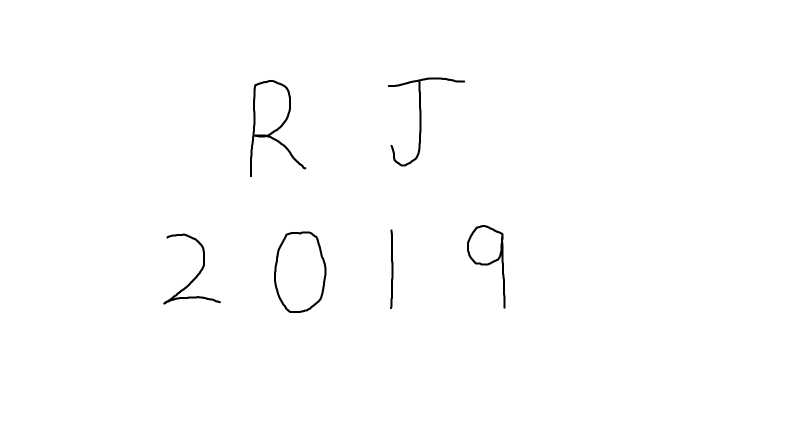
#> input picture Input/raj.png, 1577 x 888 px, found by its file name (shown at 1/2 size)
$ jupyter execute Spectral_Clustering.ipynb
#> lines starting #> are read from the running program, lines starting #| are printed output that depends on the picture; after the words box and inside, x2 and y2 are one past the last pixel; in counts of white or black regions, pixels touching at a corner belong together
[cell 1]
import numpy as np
import cv2
import matplotlib.pyplot as plt
from sklearn.metrics import pairwise_distances
from google.colab.patches import cv2_imshow
from sklearn.cluster import SpectralClustering, KMeans

[cell 2]
originalImage = cv2.imread('raj.png')
#> originalImage is the input picture: shape (888, 1577, 3); min 0, max 255, mean 253.4
grayImage = cv2.cvtColor(originalImage, cv2.COLOR_BGR2GRAY)
(thresh, blackAndWhiteImage) = cv2.threshold(grayImage, 127, 255, cv2.THRESH_BINARY)
#> blackAndWhiteImage: shape (888, 1577); 99.4% white; 6 black regions, box (x1, y1, x2, y2) and area: (500, 160, 613, 354) 2075, (548, 463, 653, 626) 1786, (776, 155, 930, 333) 1607, (934, 450, 1011, 617) 1474, (327, 467, 442, 609) 1384, (780, 459, 787, 618) 640

#cv2_imshow(blackAndWhiteImage)
#cv2_imshow(originalImage)
#cv2_imshow(grayImage)

rows = len(blackAndWhiteImage)
#> rows = 888
cols = len(blackAndWhiteImage[0])
#> cols = 1577

print(rows,cols)
#| 888 1577

lst = []
for i in range(0,887,2):
  for j in range(0,1576,2):
    if blackAndWhiteImage[i][j] == 0:
      lst.append([j,-i])

print(lst)
len(lst)

[cell 3]
plt.scatter(*zip(*lst), color = 'blue')
#plt.xlabel('Weight')
#plt.ylabel('Height')
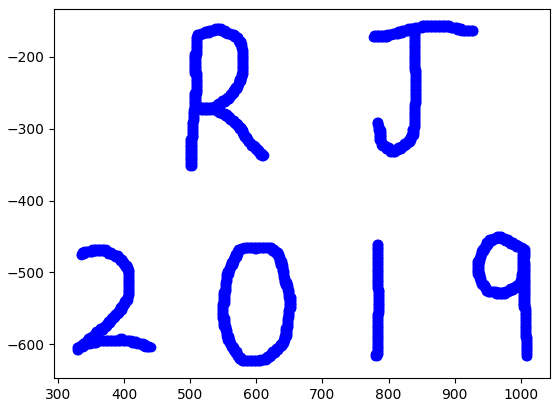
#> figure drawn by matplotlib, 1 panel

[cell 4]
X = np.array(lst)
W = pairwise_distances(X, metric="euclidean")

#vectorizer = np.vectorize(lambda x: 1 if x < 5 else 0)
#W = np.vectorize(vectorizer)(W)
th = 4
for i in range(W.shape[0]):
  for j in range(W.shape[1]):
    if i==j:
      W[i][j]=0
    elif W[i][j]< th:
      W[i][j]=1
    else:
      W[i][j]=0

print(W)

[cell 5]
# degree matrix
D = np.diag(np.sum(W, axis=1).tolist())
print('degree matrix:')
print(D)

# laplacian matrix
L = D - W
print('laplacian matrix:')
print(L)

[cell 6]
e, v = np.linalg.eigh(L)
# eigenvalues
print('eigenvalues:')
print(e)
# eigenvectors
print('eigenvectors:')
print(v)

[cell 7]
fig = plt.figure()
ax1 = plt.subplot(121)
plt.plot(e)
#ax1.title.set_text('eigenvalues')
plt.xlabel('index')
plt.ylabel('eigen_values')
i = np.where(e < 10e-15)[0]
ax2 = plt.subplot(122)
plt.plot(v[:, i[0]])
fig.tight_layout()
plt.show()
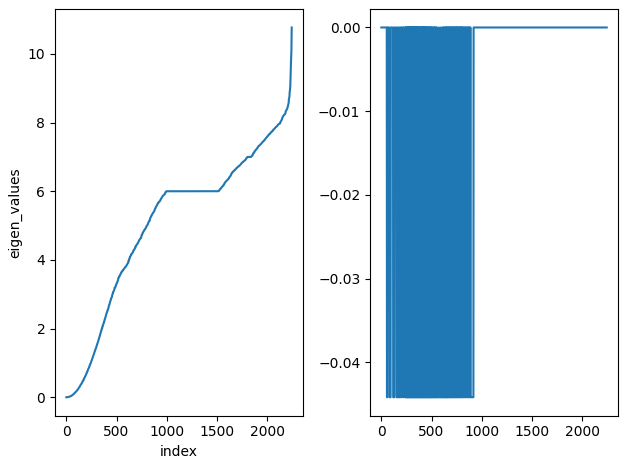
#> figure drawn by matplotlib, 2 panels; panel 1: curve peaks at x = 2245, y = 10.77; panel 2: curve peaks at x = 225, y = 3.4e-15

[cell 8]
# we use k-means to classify the nodes based off their corresponding values in the eigenvector.

k=6
Q = np.zeros((len(lst),k))
for i in range(len(lst)):
  for j in range(k):
    Q[i][j] = v[i][j]

[cell 9]
import random
means = np.zeros((k,k))
for i in range(k):
    means[i] = Q[random.randint(0,len(lst))]
print(means)

[cell 10]
def dist(p1 ,p2 ,dimension):
  res = 0;
  for i in range(dimension):
    res += (p1[i]-p2[i])**2
  return res

[cell 11]
clusters = np.zeros(len(lst))
group = np.zeros(k)
flag = False
iteration = 0

while(flag==False):

  iteration += 1
  newmean = np.zeros((k,k))
  countmean = np.zeros(k)

  for i in range(len(lst)):
    for j in range(k):
      group[j] = dist(Q[i],means[j],k)
    index = 0
    for j in range(k):
      if(group[j]<group[index]):
        index = j
    clusters[i] = index
    newmean[index]+=Q[i]
    countmean[index]+=1

  newmean = (newmean.transpose()/countmean).transpose()
  comparison = newmean == means
  flag = comparison.all()
  means = newmean
  if(iteration>5000):
    flag = True

[cell 12]
# implementing spectral clusterings
cluster1=[]
cluster2=[]
cluster3=[]
cluster4=[]
cluster5=[]
cluster6=[]
#cluster7=[]
cc1=0
cc2=0
cc3=0
cc4=0
cc5=0
cc6=0
#cc7=0
c=0
for i in clusters:
  if(i==0):
    cluster1.insert(cc1,lst[c])
    cc1+=1
  if(i==1):
    cluster2.insert(cc2,lst[c])
    cc2+=1
  if(i==2):
    cluster3.insert(cc3,lst[c])
    cc3+=1
  if(i==3):
    cluster4.insert(cc4,lst[c])
    cc4+=1
  if(i==4):
    cluster5.insert(cc5,lst[c])
    cc5+=1
  if(i==5):
    cluster6.insert(cc6,lst[c])
    cc6+=1
  # if(i==6):
  #   cluster7.insert(cc7,lst[c])
  #   cc7+=1
  c+=1

[cell 13]
print(c,cc1,cc2,cc3,cc4,cc5,cc6)

[cell 14]
plt.scatter(*zip(*cluster1), color = 'red')
plt.scatter(*zip(*cluster2), color = 'blue')
plt.scatter(*zip(*cluster3), color = 'green')
plt.scatter(*zip(*cluster4), color = 'cyan')
plt.scatter(*zip(*cluster5), color = 'black')
plt.scatter(*zip(*cluster6), color = 'yellow')
#plt.scatter(*zip(*cluster7), color = 'brown')
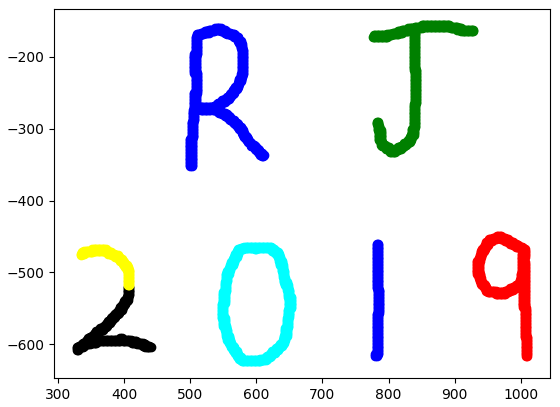
#> figure drawn by matplotlib, 1 panel
